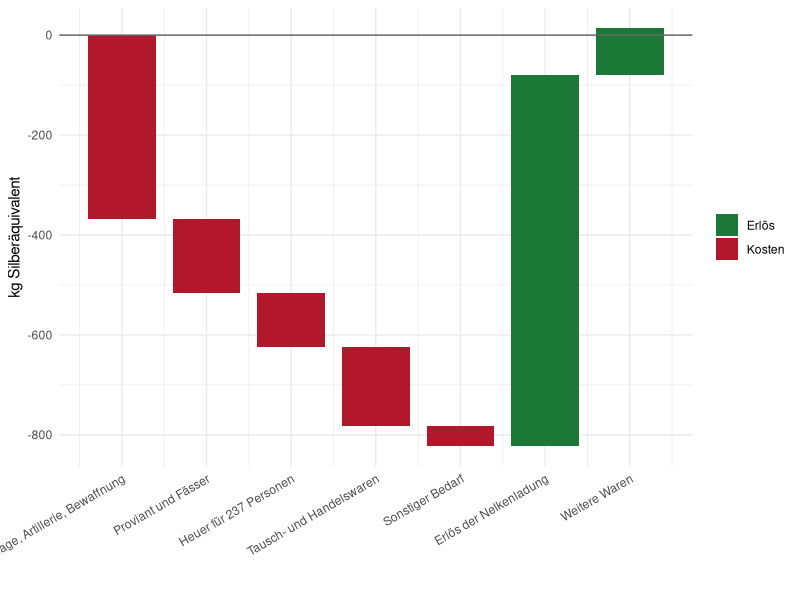
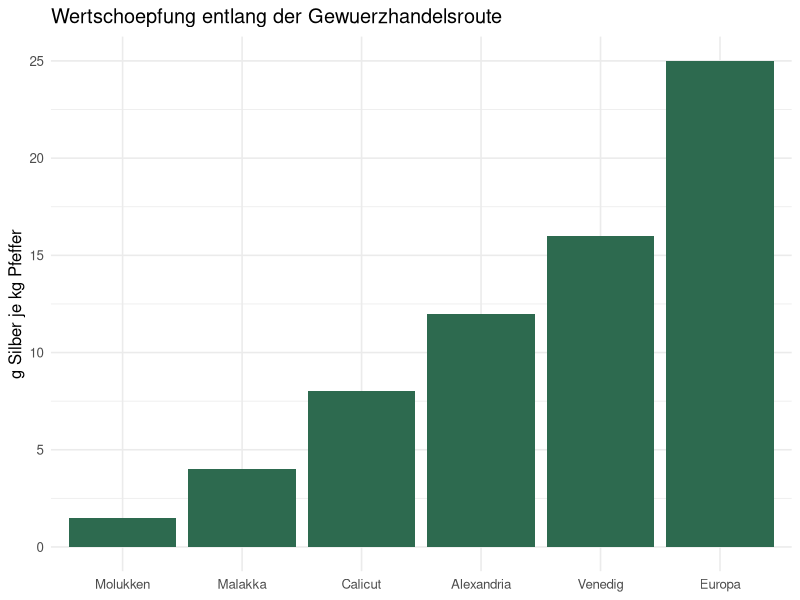
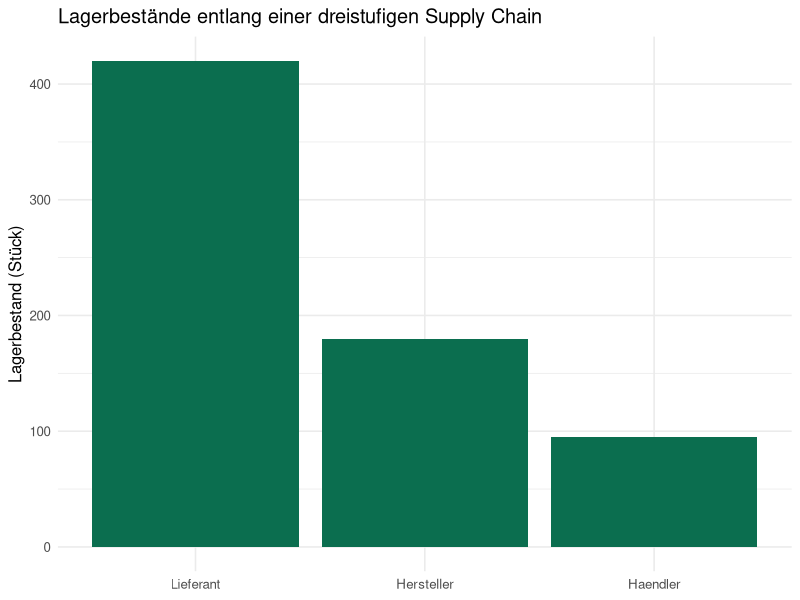

Recreate these plots in R, in order.
## ---- chunk 1
#| label: ch1-erste-zuweisung

# Eine Zuweisung: Der Name "anzahl_akteure" erhaelt den Wert 5
anzahl_akteure <- 5

# Wird der Name ausgewertet, gibt R den gespeicherten Wert aus
anzahl_akteure
## ---- chunk 2
#| label: ch1-basisdatentypen

# numeric: eine Zahl -- hier der Preis einer einfachen Toga in Sesterzen
preis_einfache_toga <- 12

# character: eine Zeichenkette -- hier der Produktname
produktname <- "Toga praetexta"

# logical: ein Wahrheitswert -- handelt es sich um ein Luxusgut?
ist_luxusgut <- TRUE

# class() gibt den Datentyp eines Objekts zurueck
class(preis_einfache_toga)
class(produktname)
class(ist_luxusgut)
## ---- chunk 3
#| label: ch1-toga-preise

# c() fasst mehrere benannte Werte zu einem Vektor zusammen
toga_preise <- c(einfach = 12, besser = 60, praetexta = 800)

# Ausgabe des gesamten Vektors mit Namen
toga_preise

# Elementweise Rechnung: Aufschlagsfaktor gegenueber der einfachsten Toga
# (jedes Element von toga_preise wird durch denselben Skalar geteilt)
aufschlagsfaktor <- toga_preise / toga_preise["einfach"]
round(aufschlagsfaktor, 1)
## ---- chunk 4
#| label: ch1-magellan-bilanz
#| fig-cap: "Wirtschaftliche Bilanz der Magellan-Expedition in kg Silberäquivalent (Wasserfalldiagramm)"

library(tidyverse)

silber_je_maravedi <- 3.195 / 34   # g Silber je Maravedi

magellan <- tribble(
  ~position,                                     ~maravedis,
  "Schiffe, Takelage, Artillerie, Bewaffnung",   -3912241,
  "Proviant und Fässer",                         -1585551,
  "Heuer für 237 Personen",                      -1154504,
  "Tausch- und Handelswaren",                    -1679769,
  "Sonstiger Bedarf",                             -415060,
  "Erlös der Nelkenladung",                       7888684,
  "Weitere Waren",                                1000000
) |>
  mutate(
    silber_kg = maravedis * silber_je_maravedi / 1000,  # Umrechnung in kg Silber
    typ       = if_else(silber_kg < 0, "Kosten", "Erlös"),
    ende      = cumsum(silber_kg),                       # kumulierter Saldo
    anfang    = lag(ende, default = 0),
    nr        = row_number()
  )

# Wasserfalldiagramm: jedes Rechteck beginnt dort, wo das vorige endet
ggplot(magellan) +
  geom_rect(aes(xmin = nr - 0.4, xmax = nr + 0.4,
                ymin = pmin(anfang, ende), ymax = pmax(anfang, ende), fill = typ)) +
  geom_hline(yintercept = 0, colour = "grey40") +
  scale_x_continuous(breaks = magellan$nr, labels = magellan$position) +
  scale_fill_manual(values = c(Kosten = "#b2182b", "Erlös" = "#1b7837")) +
  labs(x = NULL, y = "kg Silberäquivalent", fill = NULL) +
  theme_minimal(base_size = 11) +
  theme(axis.text.x = element_text(angle = 30, hjust = 1))

# Saldo der Expedition in kg Silber
round(sum(magellan$silber_kg), 1)
## ---- chunk 5
#| label: ch1-gewuerzhandel-tabelle

# data.frame(): eine Tabelle aus gleich langen, benannten Spaltenvektoren
gewuerzhandel <- data.frame(
  stufe = c("Molukken", "Malakka", "Calicut", "Alexandria", "Venedig", "Europa"),
  preis_silber_pro_kg = c(1.5, 4, 8, 12, 16, 25)
)

# str() zeigt die Struktur: 6 Beobachtungen (Zeilen), 2 Variablen (Spalten)
str(gewuerzhandel)

gewuerzhandel
## ---- chunk 6
#| label: ch1-library-tidyverse
#| message: false
#| warning: false

# library() laedt ein zuvor installiertes Paket in die aktuelle Sitzung.
# tidyverse buendelt u.a. dplyr (Datenmanipulation) und ggplot2 (Grafik).
library(tidyverse)
## ---- chunk 7
#| label: ch1-gewuerzhandel-tibble

# tibble() ist die tidyverse-Variante von data.frame()
# factor(..., levels = ...) legt eine feste Kategorien-Reihenfolge fest,
# statt R die (unerwuenschte) alphabetische Sortierung ueberlassen
reihenfolge_stufen <- c("Molukken", "Malakka", "Calicut",
                         "Alexandria", "Venedig", "Europa")

gewuerzhandel_tbl <- tibble(
  stufe = factor(reihenfolge_stufen, levels = reihenfolge_stufen),
  preis_silber_pro_kg = c(1.5, 4, 8, 12, 16, 25)
)

gewuerzhandel_tbl
## ---- chunk 8
#| label: ch1-ggplot-gewuerzhandel
#| fig-cap: "Preissteigerung von Pfeffer entlang der vorkolonialen Handelsroute (vor 1498)"

# ggplot(): data + aes() legen Datensatz und Achsenzuordnung fest,
# geom_col() waehlt Saeulen als geometrische Darstellungsform
ggplot(data = gewuerzhandel_tbl, aes(x = stufe, y = preis_silber_pro_kg)) +
  geom_col(fill = "#2D6A4F") +
  labs(
    x = NULL,
    y = "g Silber je kg Pfeffer",
    title = "Wertschoepfung entlang der Gewuerzhandelsroute"
  ) +
  theme_minimal(base_size = 12)
## ---- chunk 9
#| label: ch1-doppelte-marginalisierung

a <- 100   # Marktgröße (Prohibitivpreis)
k <- 20    # Stückkosten des Herstellers (nicht "c" nennen: c() ist die R-Funktion zum Kombinieren)

# Integrierte Kette
q_int     <- (a - k) / 2
gewinn_int <- (a - q_int - k) * q_int

# Dezentrale Kette: Hersteller setzt w, Händler reagiert
w_dez      <- (a + k) / 2
q_dez      <- (a - w_dez) / 2
p_dez      <- a - q_dez
gewinn_haendler   <- (p_dez - w_dez) * q_dez
gewinn_hersteller <- (w_dez - k) * q_dez

tibble(
  Kennzahl  = c("Menge", "Endkundenpreis", "Gewinn Hersteller", "Gewinn Händler", "SCM-Gewinn"),
  Integriert = c(q_int, a - q_int, NA, NA, gewinn_int),
  Dezentral  = c(q_dez, p_dez, gewinn_hersteller, gewinn_haendler,
                 gewinn_hersteller + gewinn_haendler)
)
## ---- chunk 10
#| label: ch1-lagerbestand-akteure
#| fig-cap: "Beispielhafte Lagerbestände an drei Stufen einer Supply Chain"

# Vektor mit Lagerbestaenden (Stueck) an drei Stufen der Supply Chain
lagerbestand <- c(Lieferant = 420, Hersteller = 180, Haendler = 95)

# Umwandlung in eine Tabelle (tibble) fuer ggplot: eine Spalte mit der
# Stufe (aus den Vektornamen) und eine Spalte mit dem Zahlenwert
lagerbestand_tbl <- tibble(
  stufe = factor(names(lagerbestand), levels = names(lagerbestand)),
  bestand = as.numeric(lagerbestand)
)

# data + aes() + geom_col(): Saeulendiagramm der Lagerbestaende je Stufe
ggplot(lagerbestand_tbl, aes(x = stufe, y = bestand)) +
  geom_col(fill = "#0B6E4F") +
  labs(
    x = NULL, y = "Lagerbestand (Stück)",
    title = "Lagerbestände entlang einer dreistufigen Supply Chain"
  ) +
  theme_minimal(base_size = 12)
